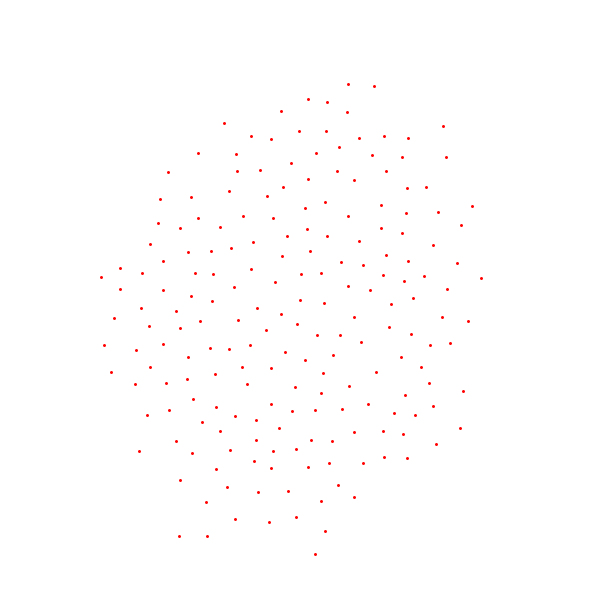
Frame 1 (no input)
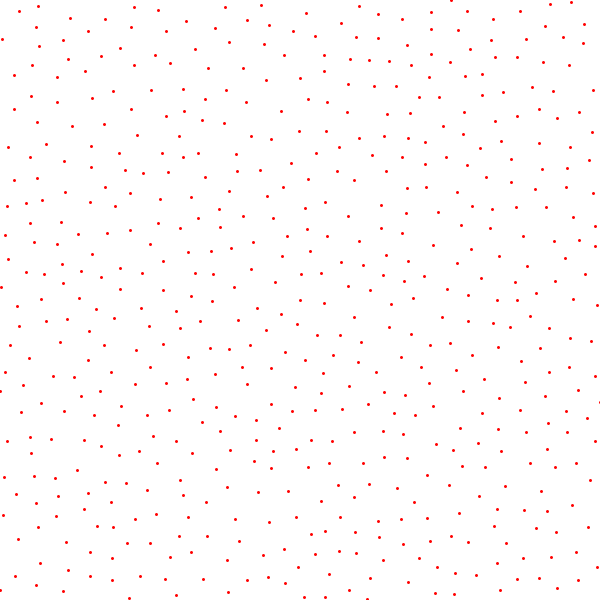
Frame 60 (the mouse pressed at the canvas centre just before this capture)
Frame 120 (the mouse held since frame 60 and released just before this capture): identical to frame 60, image omitted

The Processing sketch that drew these frames (run headless with seeded random() and noise(); from frame 60 on, the mouse is pressed at the canvas centre):

// Processing sketch: oldPoissonDiskSampling
// ── oldPoissonDiskSampling.pde
int size = 20;
void setup() {
  size(600, 600);
  background(255);
  //for (int i = 0; i < width/size; i++) {
  //  line(i*size, 0, i*size, height);
  //}
  //for (int i = 0; i < height/size; i++) {
  //  line(0, i*size, width, i*size);
  //}
  
  strokeWeight(3);
  stroke(255,0,0);
  pixelDensity(displayDensity());
  
  //frameRate(1);
  //noStroke();
}
Poisson p = new Poisson(300, 300, size);
void draw() {
 
  for (int i =0; i < 200; i++) {
    PVector j = p.nextSample();
    //fill(random(255), 0, random(255));
    point(j.x, j.y);
  }
  //println(p.active);
}
/*
ArrayList<Integer> active = new ArrayList(0);
 ArrayList<PVector> samples = new ArrayList(0);
 ArrayList<PVector> grid = new ArrayList(0);
 int r = 30; //minimum distance between samples
 int k = 30; //
 float cellsize = r/sqrt(2);
 
 void setup() {
 size(900, 900);
 pixelDensity(2);
 fill(0, 255, 0);
 
 
 background(255, 255, 255);
 addActive(new PVector(width/2, height/2));
 frameRate(2);
 }
 
 void draw() {
 if (active.size() > 0) {
 
 check();
 }
 
 }
 
 //puts samples into cells to speed up
 //distance detection
 PVector cell(PVector j) {
 return new PVector(floor(j.x/cellsize), floor(j.y/cellsize));
 }
 void addActive(PVector s) {
 active.add(samples.size());
 samples.add(s);
 grid.add(cell(s));
 circle(s.x, s.y, r/2);
 }
 void check() {
 boolean added = false;
 while (!added) {
 int s = floor(random(active.size()));
 PVector sample = samples.get(active.get(s));
 PVector candidate;
 boolean stillActive = false;
 
 for (int i = 0; i < k; i++) {
 float a = random(TAU);
 candidate = new PVector(sample.x+cos(a)*(r+random(r)), sample.y+sin(a)*(r+random(r)));
 PVector cell = cell(candidate);
 boolean found2 = true;
 for (int j = 0; j < samples.size(); j++) {
 if (abs(grid.get(j).x-cell.x) < 4) {
 if (abs(grid.get(j).y-cell.y) < 4) {
 if ((samples.get(j).x-candidate.x)*(samples.get(j).x-candidate.x)
 +(samples.get(j).y-candidate.y)*(samples.get(j).y-candidate.y)<r*r) {
 found2 = false;
 break;
 }
 }
 }
 }
 if (found2) {
 addActive(candidate);
 added = true;
 //line(candidate.x, candidate.y, samples.get(active.get(s)).x, samples.get(active.get(s)).y);
 stillActive = true;
 break;
 }
 }
 if (!stillActive) {
 active.remove(s);
 }
 }
 }
 */

// ── Poisson.pde
class Poisson {
  GridHash<Integer> grid = new GridHash();

  ArrayList<Integer> active = new ArrayList(0);
  ArrayList<PVector> samples = new ArrayList(0);
  float r = 10;
  int k = 30;
  boolean initial = true;
  PVector init;
  Poisson(float x1, float y1, float r_, int k_) {
    this.r = r_;
    this.k = k_;
    this.init = new PVector(x1, y1);
    this.k = k_;
    addSample(init);
  }
  Poisson(float x1, float y1, float r_) {
    this.init = new PVector(x1, y1);
    this.r = r_;
    addSample(init);
  }
  PVector nextSample() {
    if (initial) {
      initial = false;
      return init;
    }
    //boolean found = false;
    while (true) {
      int samplei = floor(random(active.size()));
      PVector sample = samples.get(active.get(samplei));
      for (int i = 0; i < k; i++) {
        float angle = random(TAU);
        PVector candidate = new PVector(sample.x+cos(angle)*(r+random(r)), sample.y+sin(angle)*(r+random(r)));
        if (check(candidate)) {
          addSample(candidate);
          return candidate;
        }
      }
      active.remove(samplei);
    }
    //return new PVector(0,0);
  }
  private void addSample(PVector q) {
    samples.add(q);
    active.add(samples.size()-1);
    int x = floor(q.x/(this.r/sqrt(2)));
    int y = floor(q.y/(this.r/sqrt(2)));

    grid.put(samples.size()-1, x, y);
  }
  private boolean check(PVector n) {
    boolean good = true;
    int x = floor(n.x/(r/sqrt(2)));
    int y = floor(n.y/(r/sqrt(2)));

    for (int i = -1; i < 2; i++) {
      for (int j = -1; j < 2; j++) {
        if (grid.hasKey(x+i, y+j)) {
          PVector d = samples.get(grid.get(x+i, y+j));
          if ((d.x-n.x)*(d.x-n.x)+(d.y-n.y)*(d.y-n.y)<r*r) {
            good = false;
          }
        }
      }
    }
    return good;
  }
}


class GridHash <E> {
  private HashMap<PVector, E> hash = new HashMap();
  float size = 1;
  GridHash() {
  }
  GridHash(float si) {
    size = si;
  }
  E get(float x, float y) {
    int x_ = floor(x/size);
    int y_ = floor(y/size);

    if (hash.containsKey(new PVector(x_, y_))) {
      return hash.get(new PVector(x_, y_));
    }
    return null;
  }
  boolean hasKey(float x, float y) {
    int x_ = floor(x/size);
    int y_ = floor(y/size);
    if (hash.containsKey(new PVector(x_, y_))) {
      return true;
    }
    return false;
  }
  E put(E element, int x, int y) {
    int x_ = floor(x/size);
    int y_ = floor(y/size);
    

    hash.put(new PVector(x_, y_), element);

    return element;
  }
}
